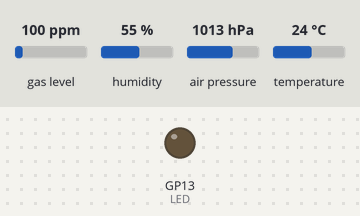
Bench run of a sketch on a simulated Raspberry Pi Pico. Parts: output pins drawn as LEDs (lit = HIGH). Inputs (shaded band) come from the test bench; at power-on: humidity 55 %, air pressure 1013 hPa, temperature 24 °C, gas level 100 ppm. Pins used as bus, display or sensor lines are not drawn; what the sketch prints to the serial monitor is not drawn.

Above: at 3.2 s.
3.3 s: humidity set to 22 %
12.5 s: air pressure set to 952 hPa
21.3 s: temperature set to 12 °C
Timing chart, 0 to 34.8 s (numbered marks = the images above; inputs shaded):
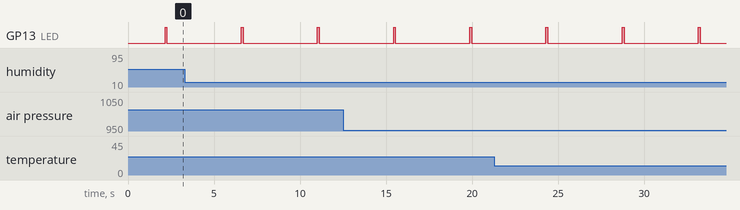

Measured:
- by itself, GP13 (LED): alternates HIGH for 0.11 s and LOW for 4.3 s

The sketch:

WS7000.ino
```cpp
/* -*- c++ -*-
  WS7000.ino:  WS7000-20 transmission protocol emulator

  This program uses a 433MHz transmitter and Arduino (or similar device
  supported on the Arduino IDE) to send temperature/humidity
  readings in a format compatible with the Acurite 609TXC protocol.
  See the src/device/lacrosse_ws7000.c file in the rtl_433 distribution
  (https://github.com/merbanan/rtl_433) for details about the packet
  format.  The data packet format created here matches the format
  recognized by rtl_433 for the Lacrosse WS7000-20.

  This program executes on the Arduino Uno R3 but is constrained by the
  limited 2K memory limit for variables.  Take care in modifying the
  program as changes in memory requirements may cause execution errors.

  The Lacrosse WS7000-20 remote sensor transmits temperature,
  humidity, and barometric pressure readings. A transmission frame
  is 81 bits long (for the -20 model).  A "0" bit is 800us high
  followed by 400us low and a "1" bit is 400us high followed
  by 800us low.

  The frame begins with 10 "0" bits followed by 1 "1" bit.
  The data follow that preamble as 14 4-bit nibbles, separated
  from each other by a "1" bit, and each nibble has the
  least-significant bit first.  Soo the data values must have
  their bit patterns reversed as they're inserted into the frame.
  The data are BCD-encoded values representing the decimal digits
  of each of the three readings.

  Most ISM devices REPEAT the message 2-5 times to increase the
  possibility of correct reception (since this is a simplex
  communication system -- no indication that the information
  was correctly received).  This program sends just one message
  per transmission.

  When asserting/deasserting voltage to the signal pin, timing
  is critical.  The strategy of this program is to have the
  "playback" -- the setting of voltages at specific times to
  convey information -- be as simple as possible to minimize
  computer processing delays in the signal-setting timings.
  So the program generates a "waveform" as a series of commands
  to assert/deassert voltages and to delay the specified times
  to communicate information.  Those commands are entered into
  an array to represent the waveform.

  The playback, then, just retrieves the commands to assert/deassert
  voltages and delay specific length of time and executes them, with
  minimal processing overhead.

  This program was modeled, somewhat, on Joan's pigpiod (Pi GPIO daemon)
  code for waveform generation.  But because the Arduino-like devices
  are single-process/single-core rather than multitasking OSes, the code
  here does not need to provide for contingencies in that multi-tasking
  environment -- it just generates the waveform description which a subsequent
  code module uses to drive the transmitter voltages.

  The BME68x code for reading temp/press/hum/VOC was adapted from
  the Adafruit demo program http://www.adafruit.com/products/3660
  The BME68x temperature reading may need calibration against
  an external thermometer.  The DEFINEd parameter 'BME_TEMP_OFFSET'
  (below) can be used to perform an adjustment, if needed.

  hdtodd@gmail.com, 2025.01.13
*/

//#define DELAY 29165   // Time between messages in ms, less 835ms for overhead on SAMD21
#define DELAY 4165 // Time between messages in ms, less 835ms for overhead on SAMD21

// Couldn't find the IDE macro that says if serial port is Serial or SerialUSB
// So try this; if it doesn't work, specify which
#ifdef ARDUINO_ARCH_SAMD
#define SERIAL SerialUSB
#else
#define SERIAL Serial
#endif

#define DEBUG // SET TO #undef to disable execution trace

#ifdef DEBUG
#define DBG_begin(...)   SERIAL.begin(__VA_ARGS__);
#define DBG_print(...)   SERIAL.print(__VA_ARGS__)
#define DBG_write(...)   SERIAL.write(__VA_ARGS__)
#define DBG_println(...) SERIAL.println(__VA_ARGS__)
#else
#define DBG_begin(...)
#define DBG_print(...)
#define DBG_write(...)
#define DBG_println(...)
#endif

#define SENSOR BME

#include <Wire.h>
#include <SPI.h>
#include <Adafruit_Sensor.h>
#include "Adafruit_BME680.h"

// 433MHz transmitter settings
#ifdef PICO_RP2350
#define TX  3           // transmit data line connected to Pico 2 GPIO 3
#define LED LED_BUILTIN // LED active on GPIO 25 when transmitting
#else
#define TX  4  // transmit data line connected to SAMD21 GPIO 4
#define LED 13 // LED active on GPIO 13 when transmitting
#endif
#define REPEATS 3 // Number of times to repeat packet in one transmission

// BME688 settings for Adafruit I2C connection
#define BME_SCK              13
#define BME_MISO             12
#define BME_MOSI             11
#define BME_CS               10

#define SEALEVELPRESSURE_HPA (1013.25)    // Standard conversion constant
#define BME_TEMP_OFFSET      (-1.7 / 1.8) // Calibration offset in Fahrenheit

/* "SIGNAL_T" are the possible signal types.  Each signal has a
    type (index), name, duration of asserted signal high), and duration of
    deasserted signal (low).  Durations are in microseconds.  Either or
    both duration may be 0, in which case the signal voltage won't be changed.

    For the Lacrosse WS7000-20:
      SIG_SYNC:      the durations of the pulse and "sync" deassert voltage level
      SIG_SYNC_GAP:  the duration of the pulse and"sync_gap" deassert before data bits
      SIG_ZERO:      the duration of the pulse and deassert gap that signify a "0" data bit
      SIG_ONE:       the duration of the pulse and deassert gap that signify a "1" data bit
      SIG_IM_GAP:    the duration of the pulse and deassert gap that signify an
                     inter-message gap, between transmissions
      SIG_PULSE:     the duration of the "pulse" assert voltage level
                     (spare, as a future contingency)

    Enumerate the possible signal duration types here for use as indices
    Append additional signal timings here and then initialize them
    in the device initiation of the "signals" array
    Maintain the order here in the initialization code in the device class
*/
enum SIGNAL_T { NONE = -1,
    SIG_SYNC         = 0,
    SIG_SYNC_GAP,
    SIG_ZERO,
    SIG_ONE,
    SIG_IM_GAP,
    SIG_PULSE };

// Structure of the table of timing durations used to signal
typedef struct {
    SIGNAL_T sig_type;   // Index the type of signal
    String sig_name;     // Provide a brief descriptive name
    uint16_t up_time;    // duration for pulse with voltage up
    uint16_t delay_time; // delay with voltage down before next signal
} SIGNAL;

/* ISM_Device is the base class descriptor for creating transmissions
   compatible with various other specific OOK-PWM devices.  It contains
   the list of signals for the transmitter driver, the procedure needed
   to insert signals into the list, and the procedure to play the signals
   through the transmitter.
*/
class ISM_Device {
  public:
    // These are used by the device object procedures
    //   to process the waveform description into a command list
    SIGNAL_T cmdList[300];
    uint16_t listEnd   = 0;
    String Device_Name = "ISM Device";
    SIGNAL *signals;

    ISM_Device(){};

    // Inserts a signal into the commmand list
    void insert(SIGNAL_T signal)
    {
        cmdList[listEnd++] = signal;
        return;
    };

    // Drive the transmitter voltages per the timings of the signal list
    void playback()
    {
        SIGNAL_T sig;
        for (int i = 0; i < listEnd; i++) {
            sig = cmdList[i];
            if (sig == NONE) { // Terminates list but should never be executed
                DBG_print(F(" \tERROR -- invalid signal: "));
                DBG_print((int)cmdList[i]);
                DBG_print((cmdList[i] == NONE) ? " (NONE)" : "");
                return;
            };
            if (signals[sig].up_time > 0) {
                digitalWrite(TX, HIGH);
                delayMicroseconds(signals[sig].up_time);
            };
            if (signals[sig].delay_time > 0) {
                digitalWrite(TX, LOW);
                delayMicroseconds(signals[sig].delay_time);
            };
        }; // end loop
    };     // end playback()
};         // end class ISM_device

class WS7000 : public ISM_Device {

  public:
    // WS7000-20 timing durations
    int sigLen               = 6;
    SIGNAL WS7000_signals[6] = {
            {SIG_SYNC, "Sync", 0, 0},
            {SIG_SYNC_GAP, "Sync-gap", 0, 0},
            {SIG_ZERO, "Zero", 800, 400},
            {SIG_ONE, "One", 400, 800},
            {SIG_IM_GAP, "IM_gap", 0, 10004},
            {SIG_PULSE, "Pulse", 0, 0} // spare
    };

    // Instantiate the device by linking 'signals' to our device timing
    WS7000()
    {
        Device_Name = F("Lacrosse WS7000-20");
        signals     = WS7000_signals;
    };

    // From rtl_433/src/bit_utils.c
    uint8_t reflect4(uint8_t x)
    {
        x = (x & 0xCC) >> 2 | (x & 0x33) << 2;
        x = (x & 0xAA) >> 1 | (x & 0x55) << 1;
        return x;
    };

    void reflect_nibbles(uint8_t message[], unsigned num_bytes)
    {
        for (uint8_t i = 0; i < num_bytes; ++i)
            message[i] = reflect4(message[i]);
    };

    /* Routines to create 56-bit WS7000-20 datagrams from sensor data
       Pack <ID, Temp, Humidity, Press> into an 11-nibble
         datagram prepended by a 4-bit nibble with pre-defined datagram
         type (4) identifying this as a WS7000-20 datagram and appended
         with 1 CheckXOR and 1 CheckSum nibble (14 nibbles = 7 bytes total).
         Bits within each nibble are reversed so that they will be
         transmitted least-significant-bit (lsb) first.

         Inputs:
         <ID> is a 3-bit sensor address
         <temp> is a signed 16-bit value of 10*(temperature reading)
         <hum> is an unsigned 8-bit value representing the relative humidity as integer
         <press> is a 16-bit unsigned integer representing barometric pressure
                 in hPa*100
         <msg>   is an array of at least 7 unsigned 8-bit integers

         Output in "msg"(as nibbles, least-significant-bit first))
         1.  Datagram type code = 4 for WS7000-20
         2.  <sign bit for temp> <3-bit ID, or address, code>
         3.  Tenths of a degree from temperature reading, in BCD
         4.  Units of a degree from temperature reading, in BCD
         5.  Tens of degrees from temperature reading, in BCD
         6.  Tenths of a percent of relative humidity, in BCD
         7.  Units of percent of relative humidity, in BCD
         8.  Tens of percent of relative humidity, in BCD
         9.  Units of hPa of barometric pressure, in BCD
         10. Tens of hPa of barometric pressure, in BCD
         11. Hundreds of hPA of barometric pressure, in BCD
         12. Offset in hundreds of hPa for barometric pressure, in BCD
         13. XOR of the 12 data nibbles
         14. Sum of the 12 data nibbles + XOR nibbles + 5, ANDed with 0x0F
    */
    void pack_msg(uint8_t id, int16_t temp, uint16_t hum,
            uint16_t press, uint8_t *msg)
    {
        uint8_t CONST5    = 5;   // Lacrosse CheckSum factor
        uint8_t p_offset  = 200; // Lacrosse pressure offset
        uint8_t xcheck    = 0;
        uint16_t checksum = 0;
        uint8_t sign      = (temp < 0) ? 1 : 0;
        temp              = (temp < 0) ? -temp : temp;
        // Store input binary values as BCD digit nibbles in message frame
        msg[0] = (uint8_t)(0x40 | ((uint8_t)(sign << 3 | id & 0x07)) & 0x0F);
        msg[1] = (temp % 10) << 4 | (temp / 10) % 10;
        msg[2] = ((temp / 100) % 10) << 4 | (hum % 10); //(no 10ths of RH)
        msg[3] = ((hum / 10) % 10) << 4 | (hum / 100) % 10;
        msg[4] = ((press - p_offset) % 10) << 4 | (((press - p_offset) / 10) % 10);
        msg[5] = (((press - p_offset) / 100) % 10) << 4 | 0x02;
        // CheckXOR nibbles 0-5 and CheckSUM nibbles 0-6 and combine in nibble 7
        for (uint8_t j = 0; j < 6; j++) {
            xcheck ^= (msg[j] >> 4);
            xcheck ^= (msg[j] & 0x0F);
            checksum += (msg[j] >> 4);
            checksum += (msg[j] & 0x0F);
        };
        msg[6] = (xcheck << 4);
        msg[6] |= (uint8_t)((checksum + xcheck + CONST5) & 0x0F);
        // And, finally, reflect each nibble to be lsb first
        reflect_nibbles(msg, 8);
        return;
    };

    // Unpack <ID, Temp, Humidity, Pressure> from a 7-byte WS7000 message with
    //   CheckXOR and CheckSum nibbles
    void unpack_msg(uint8_t *msg, uint8_t &I, int16_t &T, uint16_t &H, uint16_t &P)
    {
        uint8_t CONST5    = 5; // Lacrosse CheckSum factor
        uint8_t TYPE4     = 4; // Lacrosse WS7000-20 message type
        uint8_t xcheck    = 0;
        uint16_t checksum = 0;
        uint8_t sign;
        // Initialize return values in case of errors
        I = 0;
        T = 0;
        H = 0;
        P = 0;
        // Start by reversing bits, so lsb is last in each nibble
        reflect_nibbles(msg, 8);
        // Now compute the CheckXOR and CheckSum from the
        //   message frame
        for (uint8_t j = 0; j < 6; j++) {
            xcheck ^= (msg[j] >> 4);
            xcheck ^= (msg[j] & 0x0F);
            checksum += (msg[j] >> 4);
            checksum += (msg[j] & 0x0F);
        };
        if ((msg[6] >> 4) != (xcheck & 0x0F)) {
            DBG_println(F("CheckXOR failed: invalid message"));
            return;
        };
        if ((msg[6] & 0x0F) != (uint8_t)((checksum + xcheck + CONST5) & 0x0F)) {
            DBG_println(F("CheckSum failed: invalid message"));
            return;
        };
        if ((msg[0] >> 4) != TYPE4) {
            DBG_print(F("Invalid message packet type "));
            DBG_print((int)(msg[0] >> 4));
            DBG_println(F(" is not a WS7000-20 message"));
            return;
        };
        // Capture sign for temperature
        sign = ((msg[0] & 0x08) != 0) ? 1 : 0;
        // Get the device id/address
        I = (uint8_t)(msg[0] & 0x07);
        T = (int16_t)((msg[1] >> 4) + ((msg[1] & 0x0f) * 10) + (msg[2] >> 4) * 100);
        if (sign != 0)
            T = -T;
        H = (int16_t)((msg[2] & 0x0f) + ((msg[3] >> 4) * 10) + (msg[3] & 0x0f) * 100);
        P = (int16_t)((msg[4] >> 4) + ((msg[4] & 0x0f) * 10) + (msg[5] >> 4) * 100) + (msg[5] & 0x0F) * 100;
        ;
        return;
    }; // end unpack_msg()

    // This creates the WS7000-20 waveform description
    void make_wave(uint8_t *msg, uint8_t msgLen)
    {
        listEnd    = 0;
        bool first = true;

        // Preamble
        for (uint8_t i = 0; i < 10; i++)
            insert(SIG_ZERO);
        insert(SIG_ONE);

        // The data packet
        if (first) {
            DBG_print(F("The msg packet, length="));
            DBG_print((int)msgLen);
            DBG_print(F(", as a series of bits: "));
        };
        for (uint8_t i = 0; i < msgLen; i++) {
            insert(((uint8_t)((msg[i / 8] >> (7 - (i % 8))) & 0x01)) == 0 ? SIG_ZERO : SIG_ONE);
            if (((i + 1) % 4) == 0)
                insert(SIG_ONE);
            if (first)
                DBG_print(((msg[i / 8] >> (7 - (i % 8))) & 0x01));
        };
        if (first)
            DBG_println();
        first = false;

        // Postamble and terminal marker for safety
        insert(SIG_IM_GAP);
        cmdList[listEnd] = NONE;
    }; // End .make_wave()
};     // End class WS7000

// Global variables

// Create BME object
// We use the I2C version but SPI is an option
Adafruit_BME680 bme; // I2C
// Adafruit_BME680 bme(BME_CS); // hardware SPI
// Adafruit_BME680 bme(BME_CS, BME_MOSI, BME_MISO,  BME_SCK);

// The WS7000 object as a global
WS7000 ws;
// And count the number of messages as they are sent
int count = 0; // Count the packets sent

void setup(void)
{
    DBG_begin(9600);
    delay(2000);
    DBG_println(F("\nStarting WS7000-20 test transmission"));
    pinMode(TX, OUTPUT);
    digitalWrite(TX, LOW);
    pinMode(LED, OUTPUT);
    digitalWrite(LED, LOW);

    if (!bme.begin()) {
        DBG_println(F("Could not find a valid BME680 sensor, check wiring!"));
        while (!bme.begin())
            ;
    }

    // Set up oversampling and filter initialization
    bme.setTemperatureOversampling(BME680_OS_8X);
    bme.setHumidityOversampling(BME680_OS_2X);
    bme.setPressureOversampling(BME680_OS_4X);
    bme.setIIRFilterSize(BME680_FILTER_SIZE_3);
    bme.setGasHeater(320, 150); // 320*C for 150 ms
};                              // End setup()

void loop(void)
{
    uint8_t msg[7]    = {0}; // WS7000-20 messages are 7 bytes
    uint8_t WS7000Len = 56;  // WS7000-20 messages are 56 bits long
    // Initiate with values to compare with .cu8 file
    // Keep id, but replace others with BME readings
    uint8_t id     = 5;
    int16_t temp   = -254; // Temp(C) * 10
    uint16_t hum   = 479;  // Humidity * 10
    uint16_t press = 9950; // Pressure in hPa * 10
    uint16_t voc;

    // Get the readings from the BME688
    if (!bme.performReading()) {
        DBG_println(F("BME688 failed to perform reading :-("));
        return;
    }

    // Unpack BME readings, repack for ISM transmission, and create the waveform
    temp  = (uint16_t)((bme.temperature + 0.05 + BME_TEMP_OFFSET) * 10); // adjust & round
    hum   = (uint16_t)((bme.humidity + 0.5) * 10.0);                     // round
    press = (uint16_t)(bme.pressure / 10.0);                             // hPa * 10
    voc   = (uint16_t)(bme.gas_resistance / 1000.0);                     // KOhms
    ws.pack_msg(id, temp, hum, press, msg);
    ws.make_wave(msg, WS7000Len);

    // Set up for transmission
    digitalWrite(TX, LOW);

    DBG_print(F("Transmit msg "));
    DBG_print(++count);
    DBG_print(F("\tT="));
    DBG_print(bme.temperature);
    DBG_print(F("˚C"));
    DBG_print(F(", H="));
    DBG_print(bme.humidity);
    DBG_print(F("%"));
    DBG_print(F(", P="));
    DBG_print(bme.pressure / 100.0);
    DBG_print(F("hPa"));
    DBG_print(F(", V="));
    DBG_print(bme.gas_resistance / 1000.0);
    DBG_print(F(": 0x "));
    for (uint8_t j = 0; j < 7; j++) {
        DBG_print(msg[j], HEX);
        DBG_print(' ');
    };
    DBG_println();

    // Messages are sent as a continual stream
    digitalWrite(LED, HIGH);
    ws.playback();

    // Done transmitting; turn everything off & delete object
    digitalWrite(LED, LOW);
    digitalWrite(TX, LOW);
    delay(DELAY);
}; // end loop()
```
